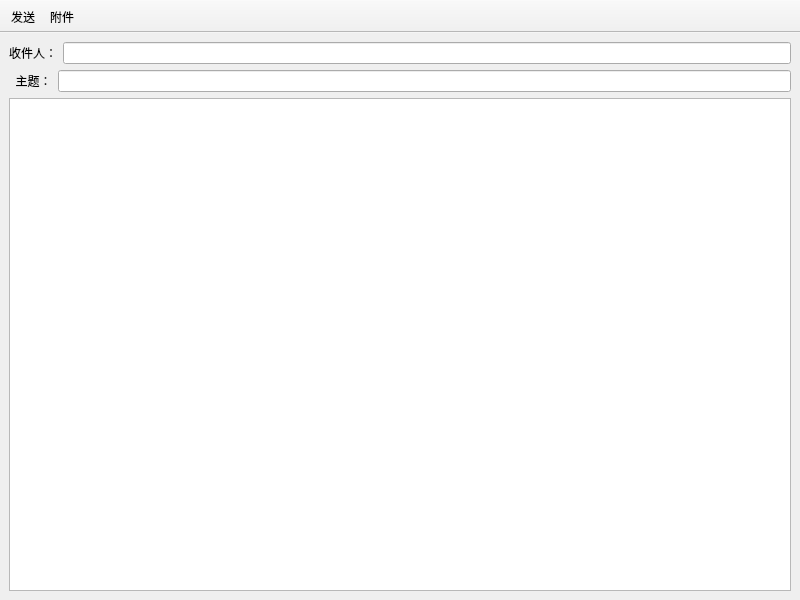
<?xml version="1.0" encoding="UTF-8"?>
<ui version="4.0">
 <class>ComposeWindow</class>
 <widget class="QMainWindow" name="ComposeWindow">
  <property name="geometry">
   <rect>
    <x>0</x>
    <y>0</y>
    <width>800</width>
    <height>600</height>
   </rect>
  </property>
  <property name="windowTitle">
   <string>New Email</string>
  </property>
  <property name="windowIcon">
   <iconset theme="kmail">
    <normaloff/>
   </iconset>
  </property>
  <property name="toolButtonStyle">
   <enum>Qt::ToolButtonTextBesideIcon</enum>
  </property>
  <widget class="QWidget" name="centralwidget">
   <layout class="QVBoxLayout" name="verticalLayout_2">
    <item>
     <layout class="QVBoxLayout" name="verticalLayout">
      <item>
       <layout class="QHBoxLayout" name="horizontalLayout">
        <item>
         <widget class="QLabel" name="label_receiver">
          <property name="text">
           <string>收件人：</string>
          </property>
         </widget>
        </item>
        <item>
         <widget class="QLineEdit" name="txtreceiver"/>
        </item>
       </layout>
      </item>
      <item>
       <layout class="QHBoxLayout" name="horizontalLayout_2">
        <item>
         <widget class="QLabel" name="label_subject">
          <property name="text">
           <string>  主题：</string>
          </property>
         </widget>
        </item>
        <item>
         <widget class="QLineEdit" name="txtsubject"/>
        </item>
       </layout>
      </item>
      <item>
       <widget class="QTextEdit" name="textEdit"/>
      </item>
     </layout>
    </item>
   </layout>
  </widget>
  <widget class="QMenuBar" name="menubar">
   <property name="geometry">
    <rect>
     <x>0</x>
     <y>0</y>
     <width>800</width>
     <height>26</height>
    </rect>
   </property>
  </widget>
  <widget class="QToolBar" name="toolBar">
   <property name="windowTitle">
    <string>toolBar</string>
   </property>
   <property name="movable">
    <bool>false</bool>
   </property>
   <property name="floatable">
    <bool>false</bool>
   </property>
   <attribute name="toolBarArea">
    <enum>TopToolBarArea</enum>
   </attribute>
   <attribute name="toolBarBreak">
    <bool>false</bool>
   </attribute>
   <addaction name="actionSend"/>
   <addaction name="actionAttachment"/>
  </widget>
  <action name="actionSend">
   <property name="icon">
    <iconset>
     <normaloff>send_email_128px_1187940_easyicon.net.ico</normaloff>send_email_128px_1187940_easyicon.net.ico</iconset>
   </property>
   <property name="text">
    <string>发送</string>
   </property>
   <property name="shortcutContext">
    <enum>Qt::WindowShortcut</enum>
   </property>
  </action>
  <action name="actionAttachment">
   <property name="icon">
    <iconset>
     <normaloff>attachment_128px_1197577_easyicon.net.ico</normaloff>attachment_128px_1197577_easyicon.net.ico</iconset>
   </property>
   <property name="text">
    <string>附件</string>
   </property>
  </action>
 </widget>
 <resources>
  <include location="composewindow.qrc"/>
 </resources>
 <connections>
  <connection>
   <sender>actionSend</sender>
   <signal>triggered()</signal>
   <receiver>ComposeWindow</receiver>
   <slot>onSend()</slot>
   <hints>
    <hint type="sourcelabel">
     <x>-1</x>
     <y>-1</y>
    </hint>
    <hint type="destinationlabel">
     <x>399</x>
     <y>299</y>
    </hint>
   </hints>
  </connection>
  <connection>
   <sender>actionAttachment</sender>
   <signal>triggered()</signal>
   <receiver>ComposeWindow</receiver>
   <slot>onAttachment()</slot>
   <hints>
    <hint type="sourcelabel">
     <x>-1</x>
     <y>-1</y>
    </hint>
    <hint type="destinationlabel">
     <x>399</x>
     <y>299</y>
    </hint>
   </hints>
  </connection>
 </connections>
 <slots>
  <slot>onSend()</slot>
  <slot>onAttachment()</slot>
 </slots>
</ui>
